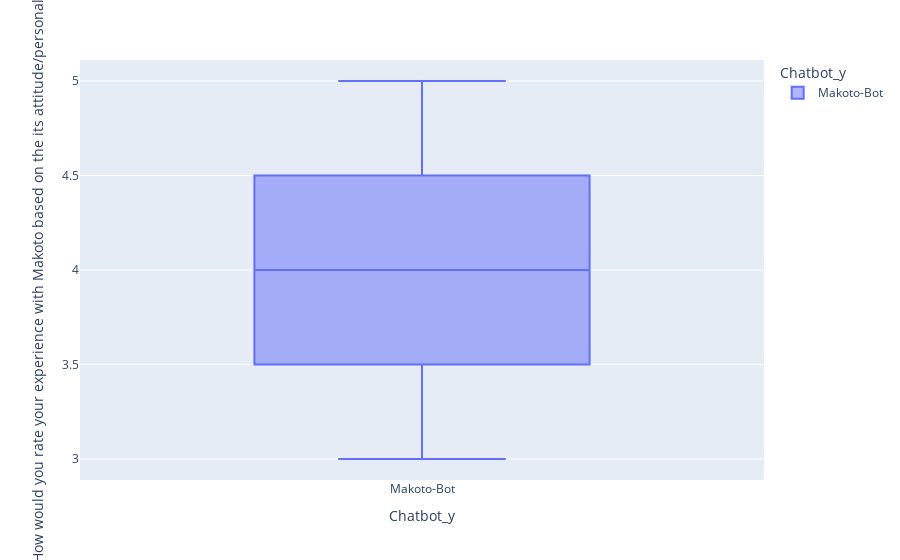

Here is the notebook cell this chart was saved with:
### Code cell
fig = px.box(df_merged , "Chatbot_y", "How would you rate your experience with Makoto based on the its attitude/personality?", "Chatbot_y")
fig.update_traces(quartilemethod="exclusive") # or "inclusive", or "linear" by default
fig.show()

### Figure 1 — Plotly figure (JSON) as saved in the notebook; plotly's stock layout.template omitted (floating-point values rounded to 4 significant figures)
{"data": [{"alignmentgroup": "True", "hovertemplate": "Chatbot_y=%{x}<br>How would you rate your experience with Makoto based on the its attitude/personality?=%{y}<extra></extra>", "legendgroup": "Makoto-Bot", "marker": {"color": "#636efa"}, "name": "Makoto-Bot", "notched": false, "offsetgroup": "Makoto-Bot", "orientation": "v", "quartilemethod": "exclusive", "showlegend": true, "type": "box", "x": ["Makoto-Bot", "Makoto-Bot", "Makoto-Bot", "Makoto-Bot"], "x0": " ", "xaxis": "x", "y": [4, 4, 5, 3], "y0": " ", "yaxis": "y"}], "layout": {"boxmode": "group", "legend": {"title": {"text": "Chatbot_y"}, "tracegroupgap": 0}, "margin": {"t": 60}, "xaxis": {"anchor": "y", "categoryarray": ["Makoto-Bot"], "categoryorder": "array", "domain": [0, 1], "title": {"text": "Chatbot_y"}}, "yaxis": {"anchor": "x", "domain": [0, 1], "title": {"text": "How would you rate your experience with Makoto based on the its attitude/personality?"}}}}
